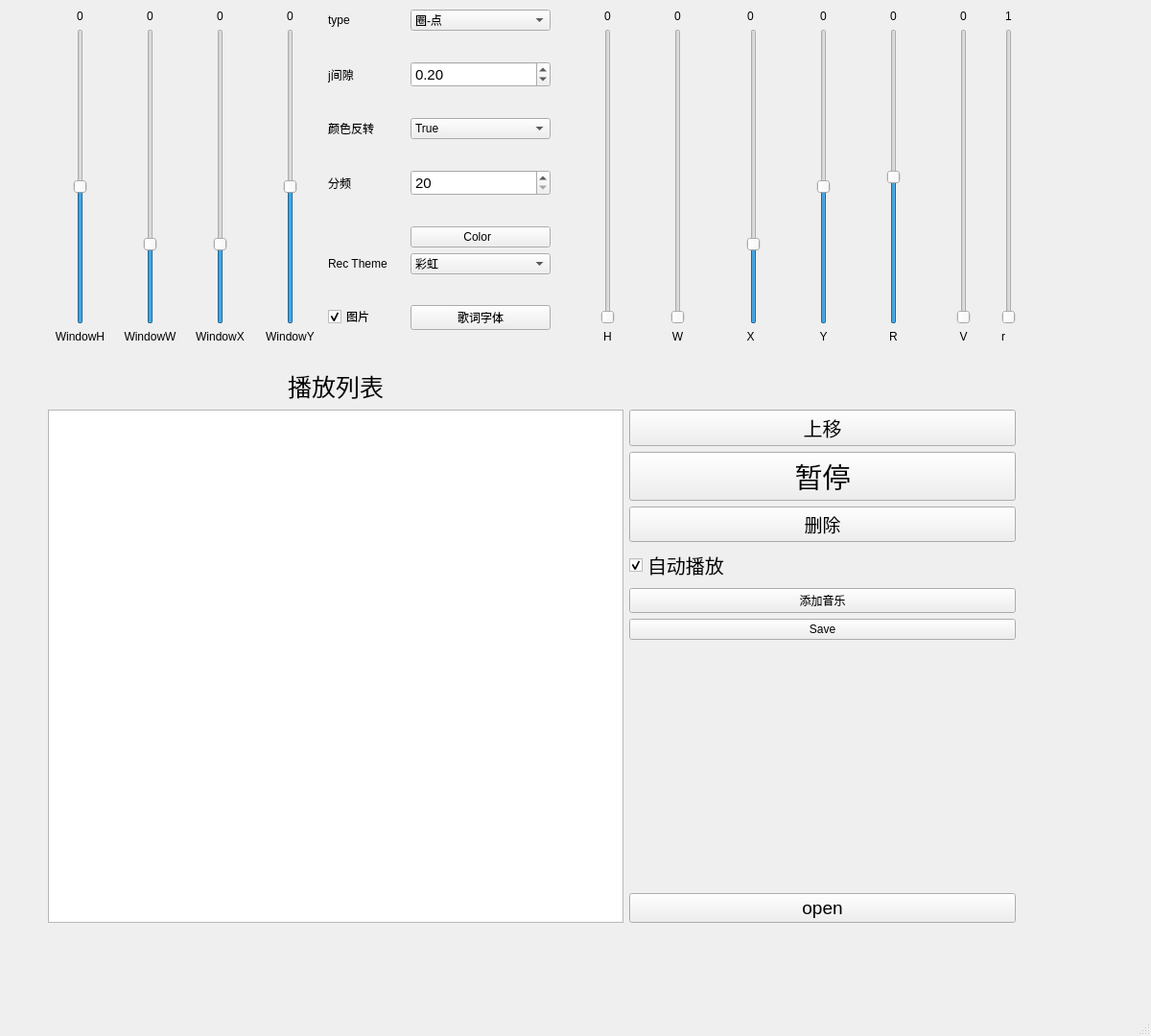
<?xml version="1.0" encoding="UTF-8"?>
<ui version="4.0">
 <class>Control</class>
 <widget class="QMainWindow" name="Control">
  <property name="geometry">
   <rect>
    <x>0</x>
    <y>0</y>
    <width>1200</width>
    <height>1080</height>
   </rect>
  </property>
  <property name="sizePolicy">
   <sizepolicy hsizetype="Expanding" vsizetype="Preferred">
    <horstretch>0</horstretch>
    <verstretch>0</verstretch>
   </sizepolicy>
  </property>
  <property name="maximumSize">
   <size>
    <width>1200</width>
    <height>9999</height>
   </size>
  </property>
  <property name="windowTitle">
   <string>MainWindow</string>
  </property>
  <property name="toolTipDuration">
   <number>4000</number>
  </property>
  <property name="layoutDirection">
   <enum>Qt::LeftToRight</enum>
  </property>
  <widget class="QWidget" name="centralwidget">
   <widget class="QWidget" name="layoutWidget">
    <property name="geometry">
     <rect>
      <x>50</x>
      <y>10</y>
      <width>1009</width>
      <height>952</height>
     </rect>
    </property>
    <layout class="QVBoxLayout" name="verticalLayout">
     <item>
      <layout class="QGridLayout" name="gridLayout_4">
       <item row="0" column="1">
        <layout class="QHBoxLayout" name="horizontalLayout">
         <item>
          <layout class="QFormLayout" name="formLayout">
           <item row="0" column="0">
            <widget class="QLabel" name="label_5">
             <property name="statusTip">
              <string>选择波形模式</string>
             </property>
             <property name="text">
              <string>type</string>
             </property>
             <property name="alignment">
              <set>Qt::AlignCenter</set>
             </property>
            </widget>
           </item>
           <item row="0" column="1">
            <widget class="QComboBox" name="setType">
             <property name="statusTip">
              <string>选择波形模式</string>
             </property>
             <item>
              <property name="text">
               <string>圈-点</string>
              </property>
             </item>
             <item>
              <property name="text">
               <string>圈-线</string>
              </property>
             </item>
             <item>
              <property name="text">
               <string>圈-矩形</string>
              </property>
             </item>
             <item>
              <property name="text">
               <string>长条-单</string>
              </property>
             </item>
             <item>
              <property name="text">
               <string>长条-双</string>
              </property>
             </item>
            </widget>
           </item>
           <item row="1" column="0" colspan="2">
            <spacer name="horizontalSpacer">
             <property name="orientation">
              <enum>Qt::Horizontal</enum>
             </property>
             <property name="sizeHint" stdset="0">
              <size>
               <width>40</width>
               <height>20</height>
              </size>
             </property>
            </spacer>
           </item>
           <item row="2" column="0">
            <widget class="QLabel" name="label_6">
             <property name="statusTip">
              <string>设置波形的间隔</string>
             </property>
             <property name="text">
              <string>j间隙</string>
             </property>
             <property name="alignment">
              <set>Qt::AlignCenter</set>
             </property>
            </widget>
           </item>
           <item row="2" column="1">
            <widget class="QDoubleSpinBox" name="setGap">
             <property name="font">
              <font>
               <pointsize>11</pointsize>
              </font>
             </property>
             <property name="statusTip">
              <string>设置波形的间隔</string>
             </property>
             <property name="maximum">
              <double>1.000000000000000</double>
             </property>
             <property name="singleStep">
              <double>0.020000000000000</double>
             </property>
             <property name="value">
              <double>0.200000000000000</double>
             </property>
            </widget>
           </item>
           <item row="3" column="0" colspan="2">
            <spacer name="horizontalSpacer_2">
             <property name="orientation">
              <enum>Qt::Horizontal</enum>
             </property>
             <property name="sizeHint" stdset="0">
              <size>
               <width>40</width>
               <height>20</height>
              </size>
             </property>
            </spacer>
           </item>
           <item row="4" column="0">
            <widget class="QLabel" name="label_7">
             <property name="statusTip">
              <string>设置波形的高低颜色反转</string>
             </property>
             <property name="text">
              <string>颜色反转</string>
             </property>
             <property name="alignment">
              <set>Qt::AlignCenter</set>
             </property>
            </widget>
           </item>
           <item row="4" column="1">
            <widget class="QComboBox" name="setReverse">
             <property name="statusTip">
              <string>设置波形的高低颜色反转</string>
             </property>
             <item>
              <property name="text">
               <string>True</string>
              </property>
             </item>
             <item>
              <property name="text">
               <string>False</string>
              </property>
             </item>
            </widget>
           </item>
           <item row="5" column="0" colspan="2">
            <spacer name="horizontalSpacer_3">
             <property name="orientation">
              <enum>Qt::Horizontal</enum>
             </property>
             <property name="sizeHint" stdset="0">
              <size>
               <width>40</width>
               <height>20</height>
              </size>
             </property>
            </spacer>
           </item>
           <item row="6" column="0">
            <widget class="QLabel" name="label_8">
             <property name="text">
              <string>分频</string>
             </property>
             <property name="alignment">
              <set>Qt::AlignCenter</set>
             </property>
            </widget>
           </item>
           <item row="6" column="1">
            <widget class="QSpinBox" name="setChunk">
             <property name="font">
              <font>
               <pointsize>11</pointsize>
              </font>
             </property>
             <property name="minimum">
              <number>20</number>
             </property>
             <property name="maximum">
              <number>1024</number>
             </property>
             <property name="singleStep">
              <number>5</number>
             </property>
            </widget>
           </item>
           <item row="7" column="0" colspan="2">
            <spacer name="horizontalSpacer_4">
             <property name="orientation">
              <enum>Qt::Horizontal</enum>
             </property>
             <property name="sizeHint" stdset="0">
              <size>
               <width>40</width>
               <height>20</height>
              </size>
             </property>
            </spacer>
           </item>
           <item row="8" column="0">
            <widget class="QLabel" name="showColor">
             <property name="sizePolicy">
              <sizepolicy hsizetype="Expanding" vsizetype="Preferred">
               <horstretch>0</horstretch>
               <verstretch>0</verstretch>
              </sizepolicy>
             </property>
             <property name="minimumSize">
              <size>
               <width>80</width>
               <height>0</height>
              </size>
             </property>
             <property name="statusTip">
              <string>选择图形的边框颜色</string>
             </property>
             <property name="text">
              <string/>
             </property>
             <property name="alignment">
              <set>Qt::AlignCenter</set>
             </property>
            </widget>
           </item>
           <item row="8" column="1">
            <widget class="QPushButton" name="setBorderColor">
             <property name="statusTip">
              <string>选择图形的边框颜色</string>
             </property>
             <property name="text">
              <string>Color  </string>
             </property>
            </widget>
           </item>
           <item row="9" column="0">
            <widget class="QLabel" name="label">
             <property name="text">
              <string>Rec Theme</string>
             </property>
            </widget>
           </item>
           <item row="9" column="1">
            <widget class="QComboBox" name="fillTheme">
             <item>
              <property name="text">
               <string>彩虹</string>
              </property>
             </item>
             <item>
              <property name="text">
               <string>红紫</string>
              </property>
             </item>
             <item>
              <property name="text">
               <string>红橙黄</string>
              </property>
             </item>
             <item>
              <property name="text">
               <string>绿黄</string>
              </property>
             </item>
             <item>
              <property name="text">
               <string>白灰黑</string>
              </property>
             </item>
             <item>
              <property name="text">
               <string>浅蓝黄</string>
              </property>
             </item>
             <item>
              <property name="text">
               <string>紫</string>
              </property>
             </item>
             <item>
              <property name="text">
               <string>黑</string>
              </property>
             </item>
            </widget>
           </item>
           <item row="10" column="0" colspan="2">
            <spacer name="horizontalSpacer_5">
             <property name="orientation">
              <enum>Qt::Horizontal</enum>
             </property>
             <property name="sizeHint" stdset="0">
              <size>
               <width>40</width>
               <height>20</height>
              </size>
             </property>
            </spacer>
           </item>
           <item row="11" column="0">
            <widget class="QCheckBox" name="showPic">
             <property name="text">
              <string>图片</string>
             </property>
             <property name="checked">
              <bool>true</bool>
             </property>
            </widget>
           </item>
           <item row="11" column="1">
            <widget class="QPushButton" name="setfont">
             <property name="text">
              <string>歌词字体</string>
             </property>
            </widget>
           </item>
          </layout>
         </item>
         <item>
          <spacer name="verticalSpacer_5">
           <property name="orientation">
            <enum>Qt::Vertical</enum>
           </property>
           <property name="sizeHint" stdset="0">
            <size>
             <width>20</width>
             <height>40</height>
            </size>
           </property>
          </spacer>
         </item>
         <item>
          <layout class="QGridLayout" name="gridLayout">
           <item row="2" column="0" colspan="3">
            <widget class="QLabel" name="HLabel">
             <property name="toolTip">
              <string/>
             </property>
             <property name="toolTipDuration">
              <number>4000</number>
             </property>
             <property name="statusTip">
              <string>设置图形的最高高度</string>
             </property>
             <property name="text">
              <string>H</string>
             </property>
             <property name="alignment">
              <set>Qt::AlignCenter</set>
             </property>
             <property name="margin">
              <number>0</number>
             </property>
            </widget>
           </item>
           <item row="1" column="18">
            <spacer name="verticalSpacer_23">
             <property name="orientation">
              <enum>Qt::Vertical</enum>
             </property>
             <property name="sizeHint" stdset="0">
              <size>
               <width>20</width>
               <height>40</height>
              </size>
             </property>
            </spacer>
           </item>
           <item row="1" column="3">
            <spacer name="verticalSpacer">
             <property name="orientation">
              <enum>Qt::Vertical</enum>
             </property>
             <property name="sizeHint" stdset="0">
              <size>
               <width>20</width>
               <height>40</height>
              </size>
             </property>
            </spacer>
           </item>
           <item row="1" column="12">
            <spacer name="verticalSpacer_10">
             <property name="orientation">
              <enum>Qt::Vertical</enum>
             </property>
             <property name="sizeHint" stdset="0">
              <size>
               <width>20</width>
               <height>40</height>
              </size>
             </property>
            </spacer>
           </item>
           <item row="0" column="10" colspan="3">
            <widget class="QLabel" name="YvalueLabel">
             <property name="toolTipDuration">
              <number>4000</number>
             </property>
             <property name="statusTip">
              <string>设置图形在窗口的开始Y位置</string>
             </property>
             <property name="text">
              <string>0</string>
             </property>
             <property name="alignment">
              <set>Qt::AlignCenter</set>
             </property>
            </widget>
           </item>
           <item row="0" column="6" colspan="4">
            <widget class="QLabel" name="XvalueLabel">
             <property name="toolTipDuration">
              <number>4000</number>
             </property>
             <property name="statusTip">
              <string>设置图形在窗口的开始X位置</string>
             </property>
             <property name="layoutDirection">
              <enum>Qt::LeftToRight</enum>
             </property>
             <property name="text">
              <string>0</string>
             </property>
             <property name="alignment">
              <set>Qt::AlignCenter</set>
             </property>
            </widget>
           </item>
           <item row="1" column="8">
            <widget class="QSlider" name="setX">
             <property name="toolTipDuration">
              <number>4000</number>
             </property>
             <property name="statusTip">
              <string>设置图形在窗口的开始X位置</string>
             </property>
             <property name="maximum">
              <number>1920</number>
             </property>
             <property name="value">
              <number>500</number>
             </property>
             <property name="orientation">
              <enum>Qt::Vertical</enum>
             </property>
            </widget>
           </item>
           <item row="1" column="10">
            <spacer name="verticalSpacer_3">
             <property name="orientation">
              <enum>Qt::Vertical</enum>
             </property>
             <property name="sizeHint" stdset="0">
              <size>
               <width>20</width>
               <height>40</height>
              </size>
             </property>
            </spacer>
           </item>
           <item row="1" column="5">
            <spacer name="verticalSpacer_8">
             <property name="orientation">
              <enum>Qt::Vertical</enum>
             </property>
             <property name="sizeHint" stdset="0">
              <size>
               <width>20</width>
               <height>40</height>
              </size>
             </property>
            </spacer>
           </item>
           <item row="1" column="13">
            <spacer name="verticalSpacer_4">
             <property name="orientation">
              <enum>Qt::Vertical</enum>
             </property>
             <property name="sizeHint" stdset="0">
              <size>
               <width>20</width>
               <height>40</height>
              </size>
             </property>
            </spacer>
           </item>
           <item row="1" column="14">
            <widget class="QSlider" name="setR">
             <property name="toolTip">
              <string/>
             </property>
             <property name="statusTip">
              <string>设置'圈'模式下内圆半径</string>
             </property>
             <property name="maximum">
              <number>200</number>
             </property>
             <property name="value">
              <number>100</number>
             </property>
             <property name="orientation">
              <enum>Qt::Vertical</enum>
             </property>
            </widget>
           </item>
           <item row="2" column="6" colspan="4">
            <widget class="QLabel" name="XLabel">
             <property name="toolTipDuration">
              <number>4000</number>
             </property>
             <property name="statusTip">
              <string>设置图形在窗口的开始X位置</string>
             </property>
             <property name="text">
              <string>X</string>
             </property>
             <property name="alignment">
              <set>Qt::AlignCenter</set>
             </property>
             <property name="margin">
              <number>0</number>
             </property>
            </widget>
           </item>
           <item row="1" column="6">
            <spacer name="verticalSpacer_2">
             <property name="orientation">
              <enum>Qt::Vertical</enum>
             </property>
             <property name="sizeHint" stdset="0">
              <size>
               <width>20</width>
               <height>40</height>
              </size>
             </property>
            </spacer>
           </item>
           <item row="1" column="17">
            <widget class="QSlider" name="speed">
             <property name="toolTip">
              <string>设置图片选择速度</string>
             </property>
             <property name="maximum">
              <number>90</number>
             </property>
             <property name="orientation">
              <enum>Qt::Vertical</enum>
             </property>
            </widget>
           </item>
           <item row="1" column="9">
            <spacer name="verticalSpacer_9">
             <property name="orientation">
              <enum>Qt::Vertical</enum>
             </property>
             <property name="sizeHint" stdset="0">
              <size>
               <width>20</width>
               <height>40</height>
              </size>
             </property>
            </spacer>
           </item>
           <item row="1" column="11">
            <widget class="QSlider" name="setY">
             <property name="toolTipDuration">
              <number>4000</number>
             </property>
             <property name="statusTip">
              <string>设置图形在窗口的开始Y位置</string>
             </property>
             <property name="maximum">
              <number>1080</number>
             </property>
             <property name="value">
              <number>500</number>
             </property>
             <property name="orientation">
              <enum>Qt::Vertical</enum>
             </property>
            </widget>
           </item>
           <item row="1" column="15">
            <spacer name="verticalSpacer_11">
             <property name="orientation">
              <enum>Qt::Vertical</enum>
             </property>
             <property name="sizeHint" stdset="0">
              <size>
               <width>20</width>
               <height>40</height>
              </size>
             </property>
            </spacer>
           </item>
           <item row="0" column="13" colspan="3">
            <widget class="QLabel" name="RvalueLabel">
             <property name="toolTip">
              <string/>
             </property>
             <property name="statusTip">
              <string>设置'圈'模式下内圆半径</string>
             </property>
             <property name="text">
              <string>0</string>
             </property>
             <property name="alignment">
              <set>Qt::AlignCenter</set>
             </property>
            </widget>
           </item>
           <item row="1" column="0">
            <spacer name="verticalSpacer_6">
             <property name="orientation">
              <enum>Qt::Vertical</enum>
             </property>
             <property name="sizeHint" stdset="0">
              <size>
               <width>20</width>
               <height>40</height>
              </size>
             </property>
            </spacer>
           </item>
           <item row="0" column="16" colspan="3">
            <widget class="QLabel" name="label_4">
             <property name="toolTip">
              <string>设置图片选择速度</string>
             </property>
             <property name="text">
              <string>0</string>
             </property>
             <property name="alignment">
              <set>Qt::AlignCenter</set>
             </property>
            </widget>
           </item>
           <item row="2" column="3" colspan="3">
            <widget class="QLabel" name="WLabel">
             <property name="toolTipDuration">
              <number>4000</number>
             </property>
             <property name="statusTip">
              <string>设置图形的单个宽度</string>
             </property>
             <property name="text">
              <string>W</string>
             </property>
             <property name="alignment">
              <set>Qt::AlignCenter</set>
             </property>
             <property name="margin">
              <number>0</number>
             </property>
            </widget>
           </item>
           <item row="2" column="16" colspan="3">
            <widget class="QLabel" name="label_3">
             <property name="toolTip">
              <string>设置图片选择速度</string>
             </property>
             <property name="text">
              <string>V</string>
             </property>
             <property name="alignment">
              <set>Qt::AlignCenter</set>
             </property>
            </widget>
           </item>
           <item row="2" column="13" colspan="3">
            <widget class="QLabel" name="RLabel">
             <property name="toolTip">
              <string/>
             </property>
             <property name="toolTipDuration">
              <number>4000</number>
             </property>
             <property name="statusTip">
              <string>设置'圈'模式下内圆半径</string>
             </property>
             <property name="text">
              <string>R</string>
             </property>
             <property name="alignment">
              <set>Qt::AlignCenter</set>
             </property>
             <property name="margin">
              <number>0</number>
             </property>
            </widget>
           </item>
           <item row="1" column="1">
            <widget class="QSlider" name="setH">
             <property name="toolTipDuration">
              <number>4000</number>
             </property>
             <property name="statusTip">
              <string>设置图形的最高高度</string>
             </property>
             <property name="minimum">
              <number>200</number>
             </property>
             <property name="maximum">
              <number>1000</number>
             </property>
             <property name="singleStep">
              <number>10</number>
             </property>
             <property name="orientation">
              <enum>Qt::Vertical</enum>
             </property>
            </widget>
           </item>
           <item row="2" column="10" colspan="3">
            <widget class="QLabel" name="YLabel">
             <property name="toolTipDuration">
              <number>4000</number>
             </property>
             <property name="statusTip">
              <string>设置图形在窗口的开始Y位置</string>
             </property>
             <property name="text">
              <string>Y</string>
             </property>
             <property name="alignment">
              <set>Qt::AlignCenter</set>
             </property>
             <property name="margin">
              <number>0</number>
             </property>
            </widget>
           </item>
           <item row="1" column="2">
            <spacer name="verticalSpacer_7">
             <property name="orientation">
              <enum>Qt::Vertical</enum>
             </property>
             <property name="sizeHint" stdset="0">
              <size>
               <width>20</width>
               <height>40</height>
              </size>
             </property>
            </spacer>
           </item>
           <item row="0" column="3" colspan="3">
            <widget class="QLabel" name="WvalueLabel">
             <property name="toolTipDuration">
              <number>4000</number>
             </property>
             <property name="statusTip">
              <string>设置图形的单个宽度</string>
             </property>
             <property name="text">
              <string>0</string>
             </property>
             <property name="alignment">
              <set>Qt::AlignCenter</set>
             </property>
            </widget>
           </item>
           <item row="1" column="4">
            <widget class="QSlider" name="setW">
             <property name="toolTipDuration">
              <number>4000</number>
             </property>
             <property name="statusTip">
              <string>设置图形的单个宽度</string>
             </property>
             <property name="maximum">
              <number>20</number>
             </property>
             <property name="orientation">
              <enum>Qt::Vertical</enum>
             </property>
            </widget>
           </item>
           <item row="0" column="0" colspan="3">
            <widget class="QLabel" name="HvalueLabel">
             <property name="toolTipDuration">
              <number>4000</number>
             </property>
             <property name="statusTip">
              <string>设置图形的最高高度</string>
             </property>
             <property name="text">
              <string>0</string>
             </property>
             <property name="alignment">
              <set>Qt::AlignCenter</set>
             </property>
            </widget>
           </item>
           <item row="1" column="16">
            <spacer name="verticalSpacer_21">
             <property name="orientation">
              <enum>Qt::Vertical</enum>
             </property>
             <property name="sizeHint" stdset="0">
              <size>
               <width>20</width>
               <height>40</height>
              </size>
             </property>
            </spacer>
           </item>
           <item row="1" column="19">
            <widget class="QSlider" name="setpenWidth">
             <property name="toolTip">
              <string>设置画笔的粗细</string>
             </property>
             <property name="toolTipDuration">
              <number>4000</number>
             </property>
             <property name="maximum">
              <number>10</number>
             </property>
             <property name="orientation">
              <enum>Qt::Vertical</enum>
             </property>
            </widget>
           </item>
           <item row="2" column="19">
            <widget class="QLabel" name="label_9">
             <property name="toolTip">
              <string>设置画笔的粗细</string>
             </property>
             <property name="toolTipDuration">
              <number>4000</number>
             </property>
             <property name="text">
              <string>r</string>
             </property>
            </widget>
           </item>
           <item row="0" column="19">
            <widget class="QLabel" name="label_10">
             <property name="toolTip">
              <string>设置画笔的粗细</string>
             </property>
             <property name="toolTipDuration">
              <number>4000</number>
             </property>
             <property name="text">
              <string>1</string>
             </property>
             <property name="alignment">
              <set>Qt::AlignCenter</set>
             </property>
            </widget>
           </item>
          </layout>
         </item>
        </layout>
       </item>
       <item row="0" column="0">
        <layout class="QGridLayout" name="gridLayout_2">
         <item row="0" column="0" colspan="3">
          <widget class="QLabel" name="HvalueLabel_2">
           <property name="toolTipDuration">
            <number>4000</number>
           </property>
           <property name="statusTip">
            <string>设置窗口的高度</string>
           </property>
           <property name="text">
            <string>0</string>
           </property>
           <property name="alignment">
            <set>Qt::AlignCenter</set>
           </property>
          </widget>
         </item>
         <item row="0" column="3" colspan="3">
          <widget class="QLabel" name="WvalueLabel_2">
           <property name="toolTipDuration">
            <number>4000</number>
           </property>
           <property name="statusTip">
            <string>设置窗口的宽度</string>
           </property>
           <property name="text">
            <string>0</string>
           </property>
           <property name="alignment">
            <set>Qt::AlignCenter</set>
           </property>
          </widget>
         </item>
         <item row="0" column="6" colspan="3">
          <widget class="QLabel" name="XvalueLabel_2">
           <property name="toolTipDuration">
            <number>4000</number>
           </property>
           <property name="statusTip">
            <string>设置窗口的X位置</string>
           </property>
           <property name="layoutDirection">
            <enum>Qt::LeftToRight</enum>
           </property>
           <property name="text">
            <string>0</string>
           </property>
           <property name="alignment">
            <set>Qt::AlignCenter</set>
           </property>
          </widget>
         </item>
         <item row="0" column="9" colspan="3">
          <widget class="QLabel" name="YvalueLabel_2">
           <property name="toolTipDuration">
            <number>4000</number>
           </property>
           <property name="statusTip">
            <string>设置窗口的Y位置</string>
           </property>
           <property name="text">
            <string>0</string>
           </property>
           <property name="alignment">
            <set>Qt::AlignCenter</set>
           </property>
          </widget>
         </item>
         <item row="1" column="0">
          <spacer name="verticalSpacer_17">
           <property name="orientation">
            <enum>Qt::Vertical</enum>
           </property>
           <property name="sizeHint" stdset="0">
            <size>
             <width>20</width>
             <height>40</height>
            </size>
           </property>
          </spacer>
         </item>
         <item row="1" column="1">
          <widget class="QSlider" name="setH_2">
           <property name="toolTipDuration">
            <number>4000</number>
           </property>
           <property name="statusTip">
            <string>设置窗口的高度</string>
           </property>
           <property name="minimum">
            <number>0</number>
           </property>
           <property name="maximum">
            <number>1080</number>
           </property>
           <property name="singleStep">
            <number>10</number>
           </property>
           <property name="value">
            <number>500</number>
           </property>
           <property name="orientation">
            <enum>Qt::Vertical</enum>
           </property>
          </widget>
         </item>
         <item row="1" column="2">
          <spacer name="verticalSpacer_18">
           <property name="orientation">
            <enum>Qt::Vertical</enum>
           </property>
           <property name="sizeHint" stdset="0">
            <size>
             <width>20</width>
             <height>40</height>
            </size>
           </property>
          </spacer>
         </item>
         <item row="1" column="3">
          <spacer name="verticalSpacer_16">
           <property name="orientation">
            <enum>Qt::Vertical</enum>
           </property>
           <property name="sizeHint" stdset="0">
            <size>
             <width>20</width>
             <height>40</height>
            </size>
           </property>
          </spacer>
         </item>
         <item row="1" column="4">
          <widget class="QSlider" name="setW_2">
           <property name="toolTipDuration">
            <number>4000</number>
           </property>
           <property name="statusTip">
            <string>设置窗口的宽度</string>
           </property>
           <property name="maximum">
            <number>1920</number>
           </property>
           <property name="singleStep">
            <number>10</number>
           </property>
           <property name="value">
            <number>500</number>
           </property>
           <property name="orientation">
            <enum>Qt::Vertical</enum>
           </property>
          </widget>
         </item>
         <item row="1" column="5">
          <spacer name="verticalSpacer_13">
           <property name="orientation">
            <enum>Qt::Vertical</enum>
           </property>
           <property name="sizeHint" stdset="0">
            <size>
             <width>20</width>
             <height>40</height>
            </size>
           </property>
          </spacer>
         </item>
         <item row="1" column="6">
          <spacer name="verticalSpacer_15">
           <property name="orientation">
            <enum>Qt::Vertical</enum>
           </property>
           <property name="sizeHint" stdset="0">
            <size>
             <width>20</width>
             <height>40</height>
            </size>
           </property>
          </spacer>
         </item>
         <item row="1" column="7">
          <widget class="QSlider" name="setX_2">
           <property name="toolTipDuration">
            <number>4000</number>
           </property>
           <property name="statusTip">
            <string>设置窗口的X位置</string>
           </property>
           <property name="maximum">
            <number>1920</number>
           </property>
           <property name="value">
            <number>500</number>
           </property>
           <property name="orientation">
            <enum>Qt::Vertical</enum>
           </property>
          </widget>
         </item>
         <item row="1" column="8">
          <spacer name="verticalSpacer_19">
           <property name="orientation">
            <enum>Qt::Vertical</enum>
           </property>
           <property name="sizeHint" stdset="0">
            <size>
             <width>20</width>
             <height>40</height>
            </size>
           </property>
          </spacer>
         </item>
         <item row="1" column="9">
          <spacer name="verticalSpacer_12">
           <property name="orientation">
            <enum>Qt::Vertical</enum>
           </property>
           <property name="sizeHint" stdset="0">
            <size>
             <width>20</width>
             <height>40</height>
            </size>
           </property>
          </spacer>
         </item>
         <item row="1" column="10">
          <widget class="QSlider" name="setY_2">
           <property name="toolTipDuration">
            <number>4000</number>
           </property>
           <property name="statusTip">
            <string>设置窗口的Y位置</string>
           </property>
           <property name="maximum">
            <number>1080</number>
           </property>
           <property name="value">
            <number>500</number>
           </property>
           <property name="orientation">
            <enum>Qt::Vertical</enum>
           </property>
          </widget>
         </item>
         <item row="1" column="11">
          <spacer name="verticalSpacer_14">
           <property name="orientation">
            <enum>Qt::Vertical</enum>
           </property>
           <property name="sizeHint" stdset="0">
            <size>
             <width>20</width>
             <height>40</height>
            </size>
           </property>
          </spacer>
         </item>
         <item row="2" column="0" colspan="3">
          <widget class="QLabel" name="HLabel_2">
           <property name="toolTip">
            <string/>
           </property>
           <property name="toolTipDuration">
            <number>4000</number>
           </property>
           <property name="statusTip">
            <string>设置窗口的高度</string>
           </property>
           <property name="text">
            <string>WindowH</string>
           </property>
           <property name="alignment">
            <set>Qt::AlignCenter</set>
           </property>
           <property name="margin">
            <number>0</number>
           </property>
          </widget>
         </item>
         <item row="2" column="3" colspan="3">
          <widget class="QLabel" name="WLabel_2">
           <property name="toolTipDuration">
            <number>4000</number>
           </property>
           <property name="statusTip">
            <string>设置窗口的宽度</string>
           </property>
           <property name="text">
            <string>WindowW</string>
           </property>
           <property name="alignment">
            <set>Qt::AlignCenter</set>
           </property>
           <property name="margin">
            <number>0</number>
           </property>
          </widget>
         </item>
         <item row="2" column="6" colspan="3">
          <widget class="QLabel" name="XLabel_2">
           <property name="toolTipDuration">
            <number>4000</number>
           </property>
           <property name="statusTip">
            <string>设置窗口的X位置</string>
           </property>
           <property name="text">
            <string>WindowX</string>
           </property>
           <property name="alignment">
            <set>Qt::AlignCenter</set>
           </property>
           <property name="margin">
            <number>0</number>
           </property>
          </widget>
         </item>
         <item row="2" column="9" colspan="3">
          <widget class="QLabel" name="YLabel_2">
           <property name="toolTipDuration">
            <number>4000</number>
           </property>
           <property name="statusTip">
            <string>设置窗口的Y位置</string>
           </property>
           <property name="text">
            <string>WindowY</string>
           </property>
           <property name="alignment">
            <set>Qt::AlignCenter</set>
           </property>
           <property name="margin">
            <number>0</number>
           </property>
          </widget>
         </item>
        </layout>
       </item>
      </layout>
     </item>
     <item>
      <spacer name="horizontalSpacer_6">
       <property name="orientation">
        <enum>Qt::Horizontal</enum>
       </property>
       <property name="sizeHint" stdset="0">
        <size>
         <width>858</width>
         <height>20</height>
        </size>
       </property>
      </spacer>
     </item>
     <item>
      <layout class="QHBoxLayout" name="horizontalLayout_2">
       <item>
        <layout class="QGridLayout" name="gridLayout_3">
         <item row="0" column="0">
          <widget class="QLabel" name="label_2">
           <property name="font">
            <font>
             <pointsize>19</pointsize>
            </font>
           </property>
           <property name="layoutDirection">
            <enum>Qt::LeftToRight</enum>
           </property>
           <property name="locale">
            <locale language="Chinese" country="China"/>
           </property>
           <property name="text">
            <string>播放列表</string>
           </property>
           <property name="textFormat">
            <enum>Qt::AutoText</enum>
           </property>
           <property name="alignment">
            <set>Qt::AlignCenter</set>
           </property>
          </widget>
         </item>
         <item row="8" column="1">
          <widget class="QPushButton" name="open">
           <property name="font">
            <font>
             <pointsize>14</pointsize>
            </font>
           </property>
           <property name="text">
            <string>open</string>
           </property>
          </widget>
         </item>
         <item row="1" column="1">
          <widget class="QPushButton" name="upMove">
           <property name="font">
            <font>
             <pointsize>15</pointsize>
            </font>
           </property>
           <property name="text">
            <string>上移</string>
           </property>
          </widget>
         </item>
         <item row="3" column="1">
          <widget class="QPushButton" name="delete_2">
           <property name="font">
            <font>
             <pointsize>14</pointsize>
            </font>
           </property>
           <property name="text">
            <string>删除</string>
           </property>
          </widget>
         </item>
         <item row="1" column="0" rowspan="8">
          <widget class="QListWidget" name="musiclist">
           <property name="sizePolicy">
            <sizepolicy hsizetype="Expanding" vsizetype="Minimum">
             <horstretch>0</horstretch>
             <verstretch>0</verstretch>
            </sizepolicy>
           </property>
           <property name="maximumSize">
            <size>
             <width>600</width>
             <height>16777215</height>
            </size>
           </property>
           <property name="font">
            <font>
             <pointsize>15</pointsize>
             <strikeout>false</strikeout>
            </font>
           </property>
          </widget>
         </item>
         <item row="0" column="1">
          <widget class="QLabel" name="showcurrentMusic">
           <property name="text">
            <string/>
           </property>
          </widget>
         </item>
         <item row="7" column="1">
          <spacer name="verticalSpacer_20">
           <property name="orientation">
            <enum>Qt::Vertical</enum>
           </property>
           <property name="sizeHint" stdset="0">
            <size>
             <width>18</width>
             <height>258</height>
            </size>
           </property>
          </spacer>
         </item>
         <item row="4" column="1">
          <widget class="QCheckBox" name="autoPlay">
           <property name="font">
            <font>
             <pointsize>15</pointsize>
            </font>
           </property>
           <property name="text">
            <string>自动播放</string>
           </property>
           <property name="checked">
            <bool>true</bool>
           </property>
          </widget>
         </item>
         <item row="2" column="1">
          <widget class="QPushButton" name="play">
           <property name="font">
            <font>
             <pointsize>22</pointsize>
            </font>
           </property>
           <property name="text">
            <string>暂停</string>
           </property>
          </widget>
         </item>
         <item row="5" column="1">
          <widget class="QPushButton" name="addmusic">
           <property name="text">
            <string>添加音乐</string>
           </property>
          </widget>
         </item>
         <item row="6" column="1">
          <widget class="QPushButton" name="save">
           <property name="toolTip">
            <string>保存配置</string>
           </property>
           <property name="toolTipDuration">
            <number>4000</number>
           </property>
           <property name="statusTip">
            <string/>
           </property>
           <property name="text">
            <string>Save</string>
           </property>
          </widget>
         </item>
        </layout>
       </item>
       <item>
        <layout class="QGridLayout" name="gridLayout_5"/>
       </item>
      </layout>
     </item>
    </layout>
   </widget>
  </widget>
  <widget class="QMenuBar" name="menubar">
   <property name="geometry">
    <rect>
     <x>0</x>
     <y>0</y>
     <width>1200</width>
     <height>23</height>
    </rect>
   </property>
  </widget>
  <widget class="QStatusBar" name="statusbar"/>
 </widget>
 <resources/>
 <connections>
  <connection>
   <sender>setR</sender>
   <signal>valueChanged(int)</signal>
   <receiver>RvalueLabel</receiver>
   <slot>setNum(int)</slot>
   <hints>
    <hint type="sourcelabel">
     <x>932</x>
     <y>362</y>
    </hint>
    <hint type="destinationlabel">
     <x>938</x>
     <y>54</y>
    </hint>
   </hints>
  </connection>
  <connection>
   <sender>setY</sender>
   <signal>valueChanged(int)</signal>
   <receiver>YvalueLabel</receiver>
   <slot>setNum(int)</slot>
   <hints>
    <hint type="sourcelabel">
     <x>858</x>
     <y>362</y>
    </hint>
    <hint type="destinationlabel">
     <x>864</x>
     <y>54</y>
    </hint>
   </hints>
  </connection>
  <connection>
   <sender>setX</sender>
   <signal>valueChanged(int)</signal>
   <receiver>XvalueLabel</receiver>
   <slot>setNum(int)</slot>
   <hints>
    <hint type="sourcelabel">
     <x>784</x>
     <y>362</y>
    </hint>
    <hint type="destinationlabel">
     <x>790</x>
     <y>54</y>
    </hint>
   </hints>
  </connection>
  <connection>
   <sender>setW</sender>
   <signal>valueChanged(int)</signal>
   <receiver>WvalueLabel</receiver>
   <slot>setNum(int)</slot>
   <hints>
    <hint type="sourcelabel">
     <x>704</x>
     <y>362</y>
    </hint>
    <hint type="destinationlabel">
     <x>710</x>
     <y>54</y>
    </hint>
   </hints>
  </connection>
  <connection>
   <sender>setH</sender>
   <signal>valueChanged(int)</signal>
   <receiver>HvalueLabel</receiver>
   <slot>setNum(int)</slot>
   <hints>
    <hint type="sourcelabel">
     <x>630</x>
     <y>362</y>
    </hint>
    <hint type="destinationlabel">
     <x>636</x>
     <y>54</y>
    </hint>
   </hints>
  </connection>
  <connection>
   <sender>setH_2</sender>
   <signal>valueChanged(int)</signal>
   <receiver>HvalueLabel_2</receiver>
   <slot>setNum(int)</slot>
   <hints>
    <hint type="sourcelabel">
     <x>94</x>
     <y>285</y>
    </hint>
    <hint type="destinationlabel">
     <x>114</x>
     <y>53</y>
    </hint>
   </hints>
  </connection>
  <connection>
   <sender>setW_2</sender>
   <signal>valueChanged(int)</signal>
   <receiver>WvalueLabel_2</receiver>
   <slot>setNum(int)</slot>
   <hints>
    <hint type="sourcelabel">
     <x>168</x>
     <y>331</y>
    </hint>
    <hint type="destinationlabel">
     <x>194</x>
     <y>53</y>
    </hint>
   </hints>
  </connection>
  <connection>
   <sender>setX_2</sender>
   <signal>valueChanged(int)</signal>
   <receiver>XvalueLabel_2</receiver>
   <slot>setNum(int)</slot>
   <hints>
    <hint type="sourcelabel">
     <x>242</x>
     <y>298</y>
    </hint>
    <hint type="destinationlabel">
     <x>268</x>
     <y>53</y>
    </hint>
   </hints>
  </connection>
  <connection>
   <sender>setY_2</sender>
   <signal>valueChanged(int)</signal>
   <receiver>YvalueLabel_2</receiver>
   <slot>setNum(int)</slot>
   <hints>
    <hint type="sourcelabel">
     <x>316</x>
     <y>279</y>
    </hint>
    <hint type="destinationlabel">
     <x>342</x>
     <y>53</y>
    </hint>
   </hints>
  </connection>
  <connection>
   <sender>speed</sender>
   <signal>valueChanged(int)</signal>
   <receiver>label_4</receiver>
   <slot>setNum(int)</slot>
   <hints>
    <hint type="sourcelabel">
     <x>1006</x>
     <y>157</y>
    </hint>
    <hint type="destinationlabel">
     <x>993</x>
     <y>45</y>
    </hint>
   </hints>
  </connection>
  <connection>
   <sender>setpenWidth</sender>
   <signal>valueChanged(int)</signal>
   <receiver>label_10</receiver>
   <slot>setNum(int)</slot>
   <hints>
    <hint type="sourcelabel">
     <x>1046</x>
     <y>106</y>
    </hint>
    <hint type="destinationlabel">
     <x>1049</x>
     <y>48</y>
    </hint>
   </hints>
  </connection>
 </connections>
</ui>
